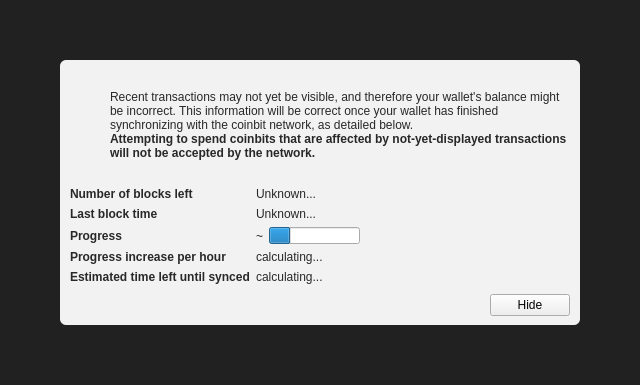
<?xml version="1.0" encoding="UTF-8"?>
<ui version="4.0">
 <class>ModalOverlay</class>
 <widget class="ModalOverlay" name="ModalOverlay">
  <property name="geometry">
   <rect>
    <x>0</x>
    <y>0</y>
    <width>640</width>
    <height>385</height>
   </rect>
  </property>
  <property name="windowTitle">
   <string>Form</string>
  </property>
  <layout class="QVBoxLayout" name="verticalLayout" stretch="0">
   <property name="sizeConstraint">
    <enum>QLayout::SetDefaultConstraint</enum>
   </property>
   <property name="leftMargin">
    <number>0</number>
   </property>
   <property name="topMargin">
    <number>0</number>
   </property>
   <property name="rightMargin">
    <number>0</number>
   </property>
   <property name="bottomMargin">
    <number>0</number>
   </property>
   <item>
    <widget class="QWidget" name="bgWidget" native="true">
     <property name="styleSheet">
      <string notr="true">#bgWidget { background: rgba(0,0,0,220); }</string>
     </property>
     <layout class="QVBoxLayout" name="verticalLayoutMain" stretch="1">
      <property name="leftMargin">
       <number>60</number>
      </property>
      <property name="topMargin">
       <number>60</number>
      </property>
      <property name="rightMargin">
       <number>60</number>
      </property>
      <property name="bottomMargin">
       <number>60</number>
      </property>
      <item>
       <widget class="QWidget" name="contentWidget" native="true">
        <property name="styleSheet">
         <string notr="true">#contentWidget { background: rgba(255,255,255,240); border-radius: 6px; }

QLabel { color: rgb(40,40,40);  }</string>
        </property>
        <layout class="QVBoxLayout" name="verticalLayoutSub" stretch="1,0,0,0">
         <property name="spacing">
          <number>0</number>
         </property>
         <property name="leftMargin">
          <number>10</number>
         </property>
         <property name="topMargin">
          <number>10</number>
         </property>
         <property name="rightMargin">
          <number>10</number>
         </property>
         <property name="bottomMargin">
          <number>10</number>
         </property>
         <item>
          <layout class="QHBoxLayout" name="horizontalLayoutIconText" stretch="0,1">
           <property name="topMargin">
            <number>20</number>
           </property>
           <item>
            <layout class="QVBoxLayout" name="verticalLayoutIcon">
             <property name="leftMargin">
              <number>0</number>
             </property>
             <item>
              <widget class="QPushButton" name="warningIcon">
               <property name="enabled">
                <bool>false</bool>
               </property>
               <property name="text">
                <string/>
               </property>
               <property name="icon">
                <iconset>
                 <normaloff>:/icons/warning</normaloff>
                 <disabledoff>:/icons/warning</disabledoff>:/icons/warning</iconset>
               </property>
               <property name="iconSize">
                <size>
                 <width>48</width>
                 <height>48</height>
                </size>
               </property>
               <property name="flat">
                <bool>true</bool>
               </property>
              </widget>
             </item>
             <item>
              <spacer name="verticalSpacerWarningIcon">
               <property name="orientation">
                <enum>Qt::Vertical</enum>
               </property>
               <property name="sizeHint" stdset="0">
                <size>
                 <width>20</width>
                 <height>40</height>
                </size>
               </property>
              </spacer>
             </item>
            </layout>
           </item>
           <item>
            <layout class="QVBoxLayout" name="verticalLayoutInfoText">
             <property name="leftMargin">
              <number>0</number>
             </property>
             <property name="topMargin">
              <number>0</number>
             </property>
             <item>
              <widget class="QLabel" name="infoText">
               <property name="text">
                <string>Recent transactions may not yet be visible, and therefore your wallet's balance might be incorrect. This information will be correct once your wallet has finished synchronizing with the coinbit network, as detailed below.</string>
               </property>
               <property name="textFormat">
                <enum>Qt::RichText</enum>
               </property>
               <property name="wordWrap">
                <bool>true</bool>
               </property>
              </widget>
             </item>
             <item>
              <widget class="QLabel" name="infoTextStrong">
               <property name="font">
                <font>
                 <weight>75</weight>
                 <bold>true</bold>
                </font>
               </property>
               <property name="text">
                <string>Attempting to spend coinbits that are affected by not-yet-displayed transactions will not be accepted by the network.</string>
               </property>
               <property name="textFormat">
                <enum>Qt::RichText</enum>
               </property>
               <property name="wordWrap">
                <bool>true</bool>
               </property>
              </widget>
             </item>
             <item>
              <spacer name="verticalSpacerInTextSpace">
               <property name="orientation">
                <enum>Qt::Vertical</enum>
               </property>
               <property name="sizeHint" stdset="0">
                <size>
                 <width>20</width>
                 <height>40</height>
                </size>
               </property>
              </spacer>
             </item>
            </layout>
           </item>
          </layout>
         </item>
         <item>
          <spacer name="verticalSpacerAfterText">
           <property name="orientation">
            <enum>Qt::Vertical</enum>
           </property>
           <property name="sizeHint" stdset="0">
            <size>
             <width>20</width>
             <height>40</height>
            </size>
           </property>
          </spacer>
         </item>
         <item>
          <layout class="QFormLayout" name="formLayout">
           <property name="fieldGrowthPolicy">
            <enum>QFormLayout::FieldsStayAtSizeHint</enum>
           </property>
           <property name="horizontalSpacing">
            <number>6</number>
           </property>
           <property name="verticalSpacing">
            <number>6</number>
           </property>
           <property name="topMargin">
            <number>10</number>
           </property>
           <item row="0" column="0">
            <widget class="QLabel" name="labelNumberOfBlocksLeft">
             <property name="font">
              <font>
               <weight>75</weight>
               <bold>true</bold>
              </font>
             </property>
             <property name="text">
              <string>Number of blocks left</string>
             </property>
            </widget>
           </item>
           <item row="0" column="1">
            <widget class="QLabel" name="numberOfBlocksLeft">
             <property name="text">
              <string>Unknown...</string>
             </property>
            </widget>
           </item>
           <item row="1" column="0">
            <widget class="QLabel" name="labelLastBlockTime">
             <property name="font">
              <font>
               <weight>75</weight>
               <bold>true</bold>
              </font>
             </property>
             <property name="text">
              <string>Last block time</string>
             </property>
            </widget>
           </item>
           <item row="1" column="1">
            <widget class="QLabel" name="newestBlockDate">
             <property name="sizePolicy">
              <sizepolicy hsizetype="Maximum" vsizetype="Preferred">
               <horstretch>0</horstretch>
               <verstretch>0</verstretch>
              </sizepolicy>
             </property>
             <property name="text">
              <string>Unknown...</string>
             </property>
            </widget>
           </item>
           <item row="2" column="0">
            <widget class="QLabel" name="labelSyncDone">
             <property name="font">
              <font>
               <weight>75</weight>
               <bold>true</bold>
              </font>
             </property>
             <property name="text">
              <string>Progress</string>
             </property>
            </widget>
           </item>
           <item row="2" column="1">
            <layout class="QHBoxLayout" name="horizontalLayoutSync" stretch="0,1">
             <item>
              <widget class="QLabel" name="percentageProgress">
               <property name="text">
                <string notr="true">~</string>
               </property>
              </widget>
             </item>
             <item>
              <widget class="QProgressBar" name="progressBar">
               <property name="value">
                <number>24</number>
               </property>
               <property name="format">
                <string/>
               </property>
              </widget>
             </item>
            </layout>
           </item>
           <item row="4" column="0">
            <widget class="QLabel" name="labelProgressIncrease">
             <property name="font">
              <font>
               <weight>75</weight>
               <bold>true</bold>
              </font>
             </property>
             <property name="text">
              <string>Progress increase per hour</string>
             </property>
            </widget>
           </item>
           <item row="4" column="1">
            <widget class="QLabel" name="progressIncreasePerH">
             <property name="text">
              <string>calculating...</string>
             </property>
            </widget>
           </item>
           <item row="5" column="0">
            <widget class="QLabel" name="labelEstimatedTimeLeft">
             <property name="font">
              <font>
               <weight>75</weight>
               <bold>true</bold>
              </font>
             </property>
             <property name="text">
              <string>Estimated time left until synced</string>
             </property>
            </widget>
           </item>
           <item row="5" column="1">
            <widget class="QLabel" name="expectedTimeLeft">
             <property name="text">
              <string>calculating...</string>
             </property>
            </widget>
           </item>
          </layout>
         </item>
         <item>
          <layout class="QHBoxLayout" name="horizontalLayoutButtons">
           <property name="leftMargin">
            <number>10</number>
           </property>
           <property name="topMargin">
            <number>10</number>
           </property>
           <item>
            <spacer name="horizontalSpacer">
             <property name="orientation">
              <enum>Qt::Horizontal</enum>
             </property>
             <property name="sizeHint" stdset="0">
              <size>
               <width>40</width>
               <height>20</height>
              </size>
             </property>
            </spacer>
           </item>
           <item>
            <widget class="QPushButton" name="closeButton">
             <property name="text">
              <string>Hide</string>
             </property>
            </widget>
           </item>
          </layout>
         </item>
        </layout>
       </widget>
      </item>
     </layout>
    </widget>
   </item>
  </layout>
 </widget>
 <customwidgets>
  <customwidget>
   <class>ModalOverlay</class>
   <extends>QWidget</extends>
   <header>qt/modaloverlay.h</header>
   <container>1</container>
  </customwidget>
 </customwidgets>
 <resources/>
 <connections/>
</ui>
